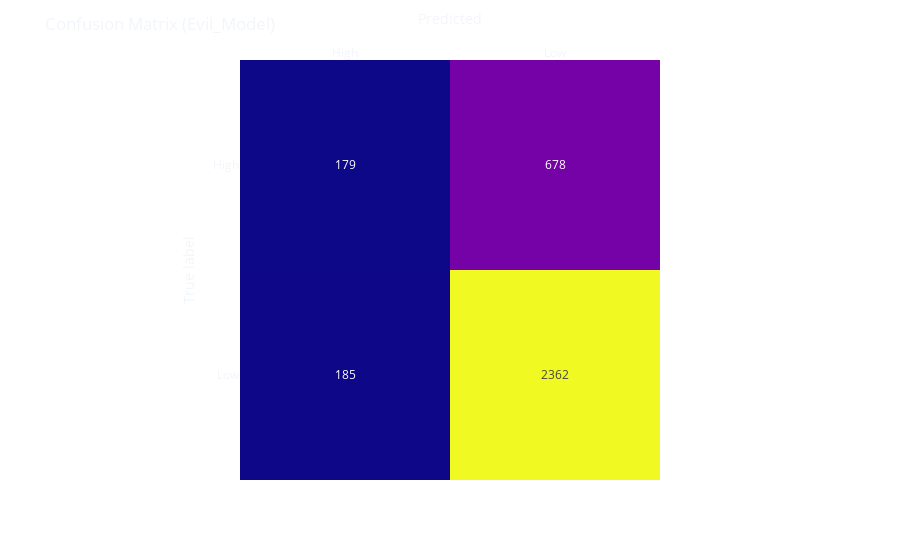

Notebook code for this chart:
### Markdown cell above
**Now we have a more reliable view of what our model has learned. The most important features for this problem are `race`, `age` and `prior`.**

**As [Cynthia Rudin](https://www.nature.com/articles/s42256-019-0048-x#auth-Cynthia-Rudin) puts: we shuold _[stop explaining black box machine learning models for high stakes decisions and use interpretable models instead](https://www.nature.com/articles/s42256-019-0048-x)_.**

**For example, a fully interpretable model could be used in this problem. A model that can be written in 4 lines of pseudocode:**

````

If sample has < 25 years & is African-American & has prior counts > 0:
	Risk = High
Else:
	Risk = Low
	
````

**Lets call this model the `evil_model` and see how it performs incomparisson to our `RandomForestClassifier`.**

### Code cell
def evil_model(df):

    predictions = []

    for i in range(len(df)):

        sample = df.iloc[i]

        if sample['age_cat'] == 'Less than 25' and \
            sample['race'] == 'African-American' and \
                sample['priors_count'] > 0:

            predictions.append(0)

        else:

            predictions.append(1)
            
    return predictions

predictions = evil_model(X_test)

matrix = confusion_matrix(y_test, predictions)
TN, FP, FN, TP = matrix.ravel()

print(f'Accuracy (Evil-Model): {round(((TP + TN)/(TP + FP + TN + FN)) * 100, 2)}%')


fig = px.imshow(matrix,
                labels=dict(x="Predicted", y="True label"),
                x=['High', 'Low'],
                y=['High', 'Low'],
                text_auto=True
                )
fig.update_xaxes(side='top')
fig.update_layout(template='plotly_dark',
                  title='Confusion Matrix (Evil_Model)',
                  coloraxis_showscale=False,
                  paper_bgcolor='rgba(0, 0, 0, 0)',
                  plot_bgcolor='rgba(0, 0, 0, 0)')
fig.show()

### Figure 1 — Plotly figure (JSON) as saved in the notebook; plotly's stock layout.template omitted (floating-point values rounded to 4 significant figures)
{"data": [{"coloraxis": "coloraxis", "hovertemplate": "Predicted: %{x}<br>True label: %{y}<br>color: %{z}<extra></extra>", "name": "0", "texttemplate": "%{z}", "type": "heatmap", "x": ["High", "Low"], "xaxis": "x", "y": ["High", "Low"], "yaxis": "y", "z": [[179, 678], [185, 2362]]}], "layout": {"coloraxis": {"colorscale": [[0, "#0d0887"], [0.1111, "#46039f"], [0.2222, "#7201a8"], [0.3333, "#9c179e"], [0.4444, "#bd3786"], [0.5556, "#d8576b"], [0.6667, "#ed7953"], [0.7778, "#fb9f3a"], [0.8889, "#fdca26"], [1, "#f0f921"]], "showscale": false}, "margin": {"t": 60}, "paper_bgcolor": "rgba(0, 0, 0, 0)", "plot_bgcolor": "rgba(0, 0, 0, 0)", "title": {"text": "Confusion Matrix (Evil_Model)"}, "xaxis": {"anchor": "y", "constrain": "domain", "domain": [0, 1], "scaleanchor": "y", "side": "top", "title": {"text": "Predicted"}}, "yaxis": {"anchor": "x", "autorange": "reversed", "constrain": "domain", "domain": [0, 1], "title": {"text": "True label"}}}}
